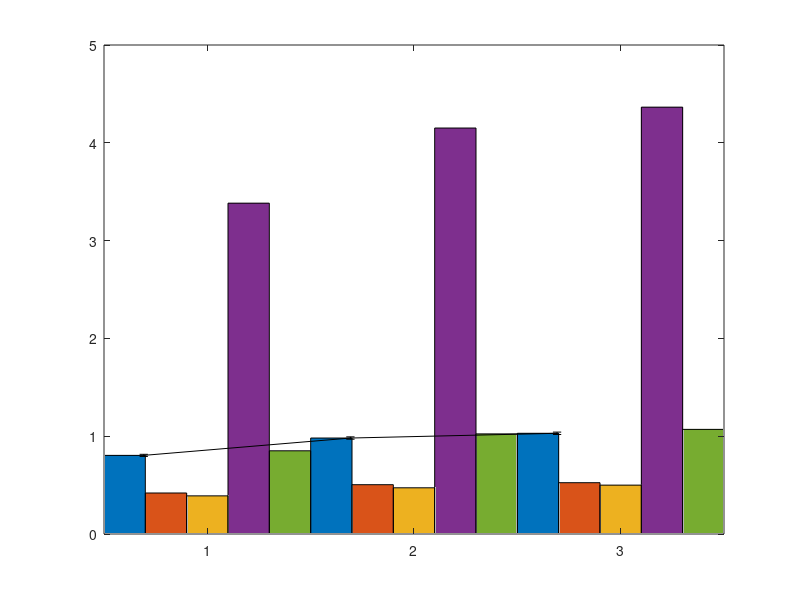

This figure's MATLAB source: (Note: this script raises an error after producing the figure.)
%2d Lt Ashwin Rao
%NENG 685 Fall 18
%Energy Deposition Code
%%This script takes MCNP output file data and calculates energy deposition
%%in the asteroids for different radiation types, energies, and distances
clear
%reading text files of tally data from MCNP
andata=dlmread("allendeneutrondata.txt");
axdata=dlmread("allendexraydata.txt");
indata=dlmread("iceneutrondata.txt");
ixdata=dlmread("icexraydata.txt");
%initialize masses of asteroids
mallende=1.96330E+11;
mice=6.00175E+10;
%%reshaping tally data to group by detonation distance, each group has tally
%%for different energies
%error vectors also created
ayneut=[andata(1:5);andata(6:10);andata(11:15)]*mallende;
aerrorneut=[andata(1:5,2)'.*andata(1:5,1)';andata(6:10,2)'.*andata(6:10,1)';andata(11:15,2)'.*andata(11:15,1)']*mallende;
ayxray=[axdata(1:4);axdata(5:8);axdata(9:12)]*mallende;
aerrorxray=[axdata(1:4,2)'.*axdata(1:4,1)';axdata(5:8,2)'.*axdata(5:8,1)';axdata(9:12,2)'.*axdata(9:12,1)']*mallende;
iyneut=[indata(1:5);indata(6:10);indata(11:15)]*mice;
ierrorneut=[indata(1:5,2)'.*indata(1:5,1)';indata(6:10,2)'.*indata(6:10,1)';indata(11:15,2)'.*indata(11:15,1)']*mice;
iyxray=[ixdata(1:4);ixdata(5:8);ixdata(9:12)]*mice;
ierrorxray=[ixdata(1:4,2)'.*ixdata(1:4,1)';ixdata(5:8,2)'.*ixdata(5:8,1)';ixdata(9:12,2)'.*ixdata(9:12,1)']*mice;
%Bar graph for Allende neutron deposition data
bar(ayneut,'BarWidth',1)
hold on
ngroups = size(ayneut, 1);
nbars = size(ayneut, 2);
%This loop increases bar width and calculates where to put error bars
% Calculating the width for each bar group
groupwidth = min(0.8, nbars/(nbars + 1.5));
for i = 1:nbars
    % Calculate center of each bar
    x = (1:ngroups) - groupwidth/2 + (2*i-1) * groupwidth / (2*nbars);
    errorbar(x, ayneut(:,i), aerrorneut(:,i), 'k', 'linestyle', 'none');
end
%labeling figure
title('Neutron source deposition: Allende meteorite','FontSize',16)
xlabel('Source distance from surface','FontSize',16)
ylabel('E_{dep} (MeV)','FontSize',16)
xticklabels({'1m','10cm','1cm'})
legend({'thermal','500 keV','1 MeV','14.1 MeV','Watt Spectrum'},'FontSize',12)
%Same process for Allende xray deposition data
figure
bar(ayxray,'BarWidth',1)
hold on
ngroups = size(ayxray, 1);
nbars = size(ayxray, 2);
% Calculating the width for each bar group
groupwidth = min(0.8, nbars/(nbars + 1.5));
for i = 1:nbars
    % Calculate center of each bar
    x = (1:ngroups) - groupwidth/2 + (2*i-1) * groupwidth / (2*nbars);
    errorbar(x, ayxray(:,i), aerrorxray(:,i), 'k', 'linestyle', 'none');
end
title('X-Ray source deposition: Allende meteorite','FontSize',16)
xlabel('Source distance from surface','FontSize',16)
ylabel('E_{dep} (MeV)','FontSize',16)
xticklabels({'1m','10cm','1cm'})
legend({'1 keV','5 keV','10 keV','20 keV'},'FontSize',12)
%Same process for ice neutron deposition data
figure
bar(iyneut,'BarWidth',1)
hold on
ngroups = size(iyneut, 1);
nbars = size(iyneut, 2);
% Calculating the width for each bar group
groupwidth = min(0.8, nbars/(nbars + 1.5));
for i = 1:nbars
    % Calculate center of each bar
    x = (1:ngroups) - groupwidth/2 + (2*i-1) * groupwidth / (2*nbars);
    errorbar(x, iyneut(:,i), ierrorneut(:,i), 'k', 'linestyle', 'none');
end
title('Neutron source deposition: Ice','FontSize',16)
xlabel('Source distance from surface','FontSize',16)
ylabel('E_{dep} (MeV)','FontSize',16)
xticklabels({'1m','10cm','1cm'})
legend({'thermal','500 keV','1 MeV','14.1 MeV','Watt Spectrum'},'FontSize',12)
%last block is for ice x ray deposition data
figure
bar(iyxray,'BarWidth',1)
hold on
ngroups = size(iyxray, 1);
nbars = size(iyxray, 2);
% Calculating the width for each bar group
groupwidth = min(0.8, nbars/(nbars + 1.5));
for i = 1:nbars
    % Calculate center of each bar
    x = (1:ngroups) - groupwidth/2 + (2*i-1) * groupwidth / (2*nbars);
    errorbar(x, iyxray(:,i), ierrorxray(:,i), 'k', 'linestyle', 'none');
end
title('X-Ray source deposition: Ice','FontSize',16)
xlabel('Source distance from surface','FontSize',16)
ylabel('E_{dep} (MeV)','FontSize',16)
xticklabels({'1m','10cm','1cm'})
legend({'1 keV','5 keV','10 keV','20 keV'},'FontSize',12)